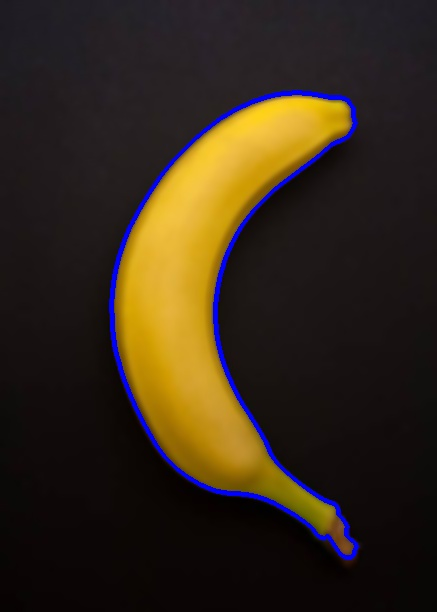
#> input picture f1.jpg, 437 x 612 px, given in place of vidrio51.mp4, which was not available
$ python back_3.py
#> lines starting #> are read from the running program, lines starting #| are printed output that depends on the picture; after the words box and inside, x2 and y2 are one past the last pixel; in counts of white or black regions, pixels touching at a corner belong together; pictures that were not available may be replaced by others from this repository, and a replacement may not be noted
import cv2
import numpy as np
import cv2
import imutils
#from tracker import *
#from skimage.morphology import medial_axis
#import pyodbc

counter=0

def nothing(pos):
    pass

def closest_point(point, array):
     diff = array - point
     distance = np.einsum('ij,ij->i', diff, diff)
     return np.argmin(distance), distance
#cap = cv2.VideoCapture(0)
#cap.set(cv2.CAP_PROP_FPS, 1)
cap = cv2.VideoCapture('videos/vidrio51.mp4')
#object_detector = cv2.createBackgroundSubtractorMOG2()
object_detector = cv2.bgsegm.createBackgroundSubtractorMOG()

kernel = cv2.getStructuringElement(cv2.MORPH_RECT, (3,3))
#kernel = cv2.getStructuringElement(cv2.MORPH_ELLIPSE, (1,1))

cv2.namedWindow('Thresholds')
cv2.createTrackbar('lc','Thresholds',255,255, nothing)
cv2.createTrackbar('hc','Thresholds',255,255, nothing)

def contour_intersect(cnt_ref,cnt_query, edges_only = True):

    intersecting_pts = []

    ## Loop through all points in the contour
    for pt in cnt_query:
        x,y = pt[0]

        ## find point that intersect the ref contour
        ## edges_only flag check if the intersection to detect is only at the edges of the contour

        if edges_only and (cv2.pointPolygonTest(cnt_ref,(x,y),True) == 0):
            intersecting_pts.append(pt[0])
        elif not(edges_only) and (cv2.pointPolygonTest(cnt_ref,(x,y),True) >= 0):
            intersecting_pts.append(pt[0])

    if len(intersecting_pts) > 0:
        return True
    else:
        return False

while(True):
	ret, frame = cap.read()
#> frame is the input picture: shape (612, 437, 3); mean B, G, R 25.8, 40.6, 52.4
	frame = imutils.resize (frame, width=720)
#> frame: shape (1008, 720, 3)
	lc = cv2.getTrackbarPos('lc','Thresholds')
	hc = cv2.getTrackbarPos('hc','Thresholds')

	size = np.size(frame)
#> size = 2177280
	#fgmask = cv2.morphologyEx(gray, cv2.MORPH_CLOSE,  kernel)
	gray = cv2.cvtColor(frame, cv2.COLOR_BGR2GRAY)
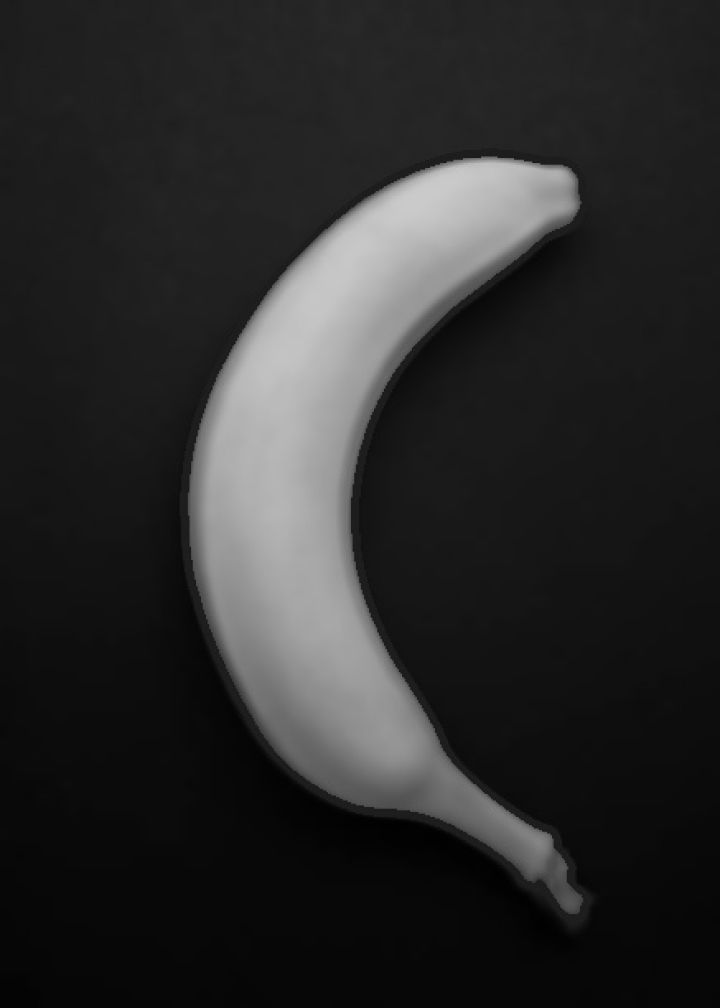
#> gray: shape (1008, 720); min 0, max 203, mean 42.5

	edged = cv2.Canny(gray, lc, hc)
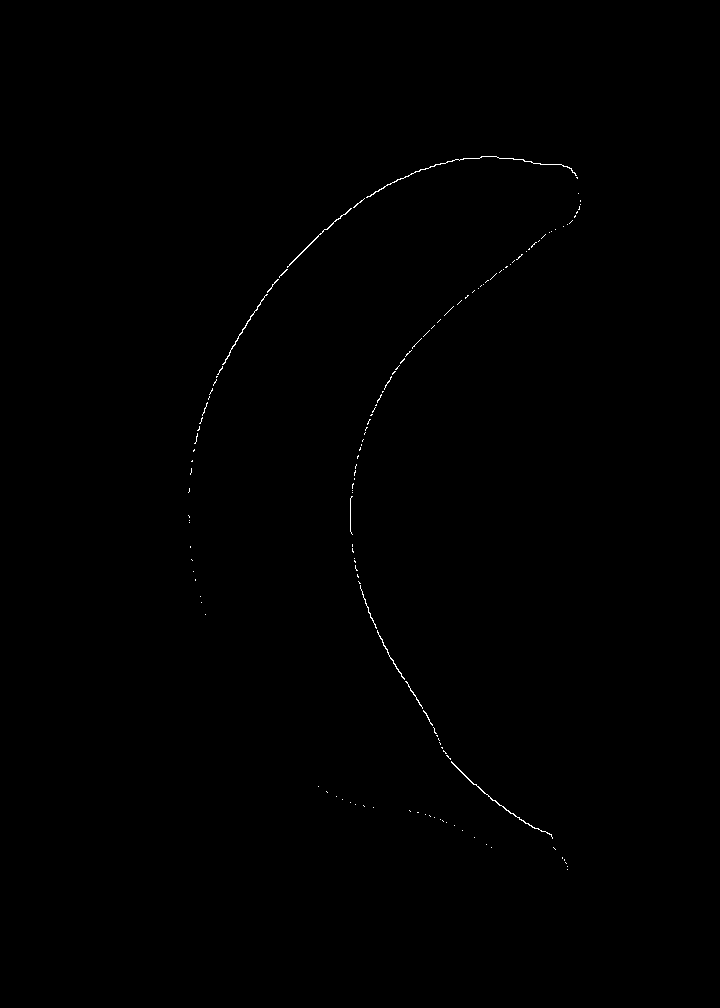
#> edged: shape (1008, 720); 0.2% white in thin lines or dots, all inside (x1, y1, x2, y2) = (188, 156, 581, 870)
	edged = cv2.dilate(edged, None, iterations=4)
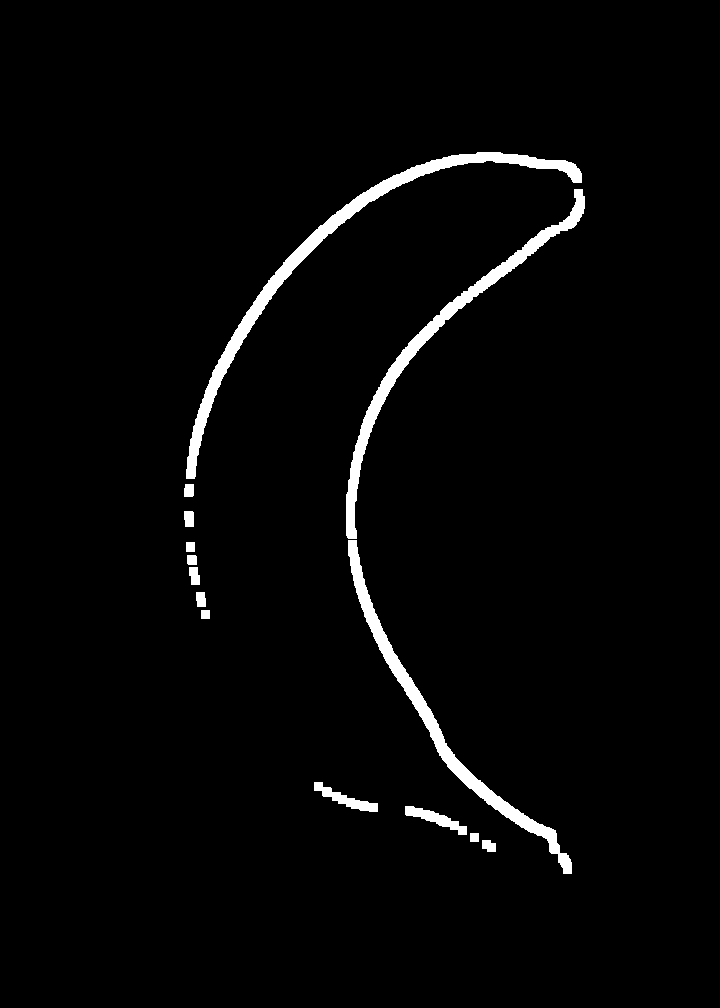
#> edged: shape (1008, 720); 2.6% white; 14 white regions, largest, box (x1, y1, x2, y2) and area: (186, 152, 582, 479) 6565, (346, 189, 585, 539) 4933, (348, 540, 572, 874) 4814
	edged = cv2.erode(edged, None, iterations=1)
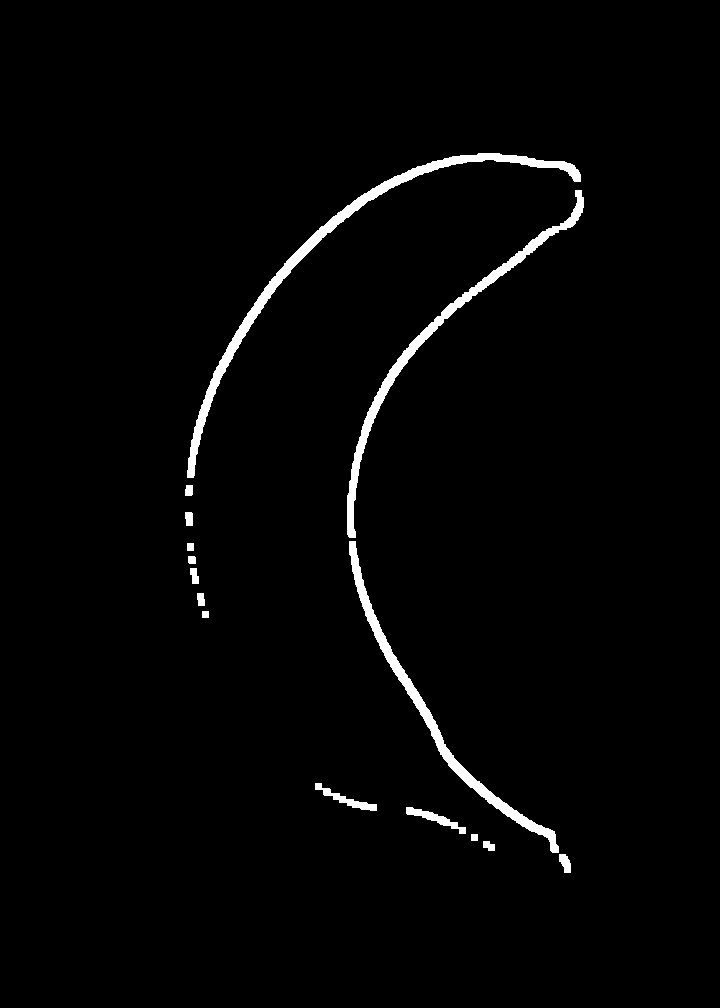
#> edged: shape (1008, 720); 1.9% white; 15 white regions, largest, box (x1, y1, x2, y2) and area: (187, 153, 581, 478) 5079, (347, 190, 584, 538) 3751, (349, 541, 559, 853) 3542
	fgmask = cv2.morphologyEx(gray, cv2.MORPH_OPEN, kernel)

	area_pts_1 = np.array([[50,20], [500,20], [500,400], [50,400]])

	imAux = np.zeros(shape=(frame.shape[:2]), dtype=np.uint8)
	imAux = cv2.drawContours(imAux, [area_pts_1], -1, (255), -1)
	image_area = cv2.bitwise_and(frame, frame, mask=imAux)
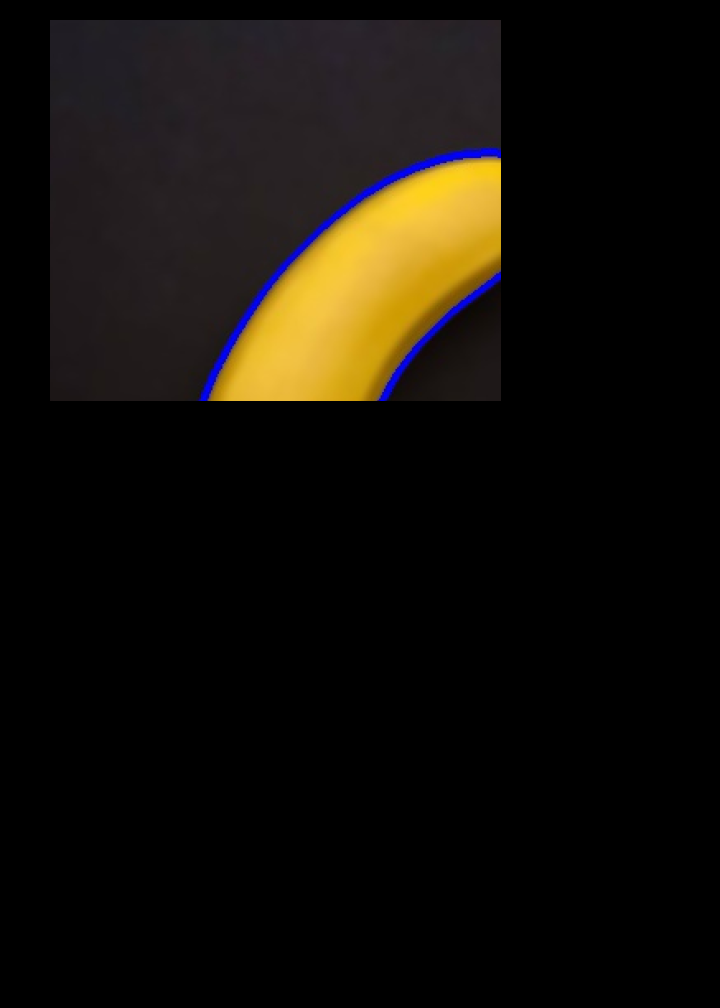
#> image_area: shape (1008, 720, 3); mean B, G, R 9.3, 15.1, 18.7
	fgmask = object_detector.apply(image_area)
#> fgmask: shape (1008, 720); every value is 0
	fgmask = cv2.dilate(fgmask, None, iterations=3)

	# find contours.
	contours = cv2.findContours(fgmask, cv2.RETR_TREE, cv2.CHAIN_APPROX_SIMPLE)[0]
#> contours = []
	# Suppose this has the contours of just the car and the obstacle.

	# create an image filled with zeros, single-channel, same size as img.
	blank = np.zeros(fgmask.shape[0:2] )
	cv2.line(blank, (300, 0), (300, 300), (0, 255, 255), 3)
#> blank: shape (1008, 720) float64; every value is 0

	# copy each of the contours (assuming there's just two) to its own image.
	# Just fill with a '1'.
	img1 = cv2.drawContours( blank.copy(), contours, 0, 1 )
	img2 = cv2.drawContours( blank.copy(), contours, 1, 1 )

	# now AND the two together
	intersection = np.logical_and( img1, img2 )

	# OR we could just add img1 to img2 and pick all points that sum to 2 (1+1=2):
	intersection2 = (img1+img2)==2

#> (the run stopped early here; a loop or call above may not have finished)

$ run again, on paper.jpg
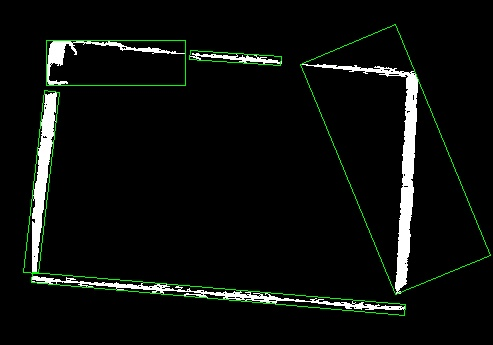
#> input picture paper.jpg, 493 x 345 px, given in place of vidrio51.mp4, which was not available
#> frame is the input picture: shape (345, 493, 3); mean B, G, R 12.4, 14.6, 12.4
#> frame: shape (503, 720, 3)
#> size = 1086480
#> `edged = cv2.Canny(gray, lc, hc)`:
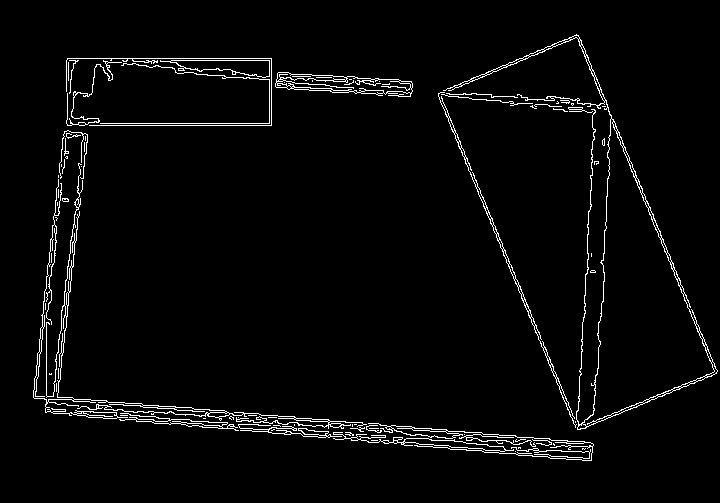
#> edged: shape (503, 720); 3% white in thin lines or dots, all inside (x1, y1, x2, y2) = (33, 34, 718, 461)
#> `image_area = cv2.bitwise_and(frame, frame, mask=imAux)`:
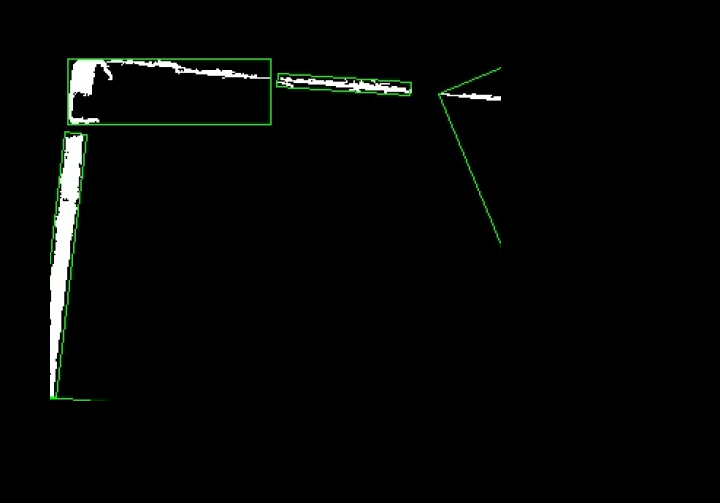
#> image_area: shape (503, 720, 3); mean B, G, R 5, 5.9, 4.9
#> contours = []
#> blank: shape (503, 720) float64; every value is 0
